Frame 1 (no input): blank canvas, image omitted
Frame 60 (the mouse pressed at the canvas centre just before this capture): blank canvas, image omitted
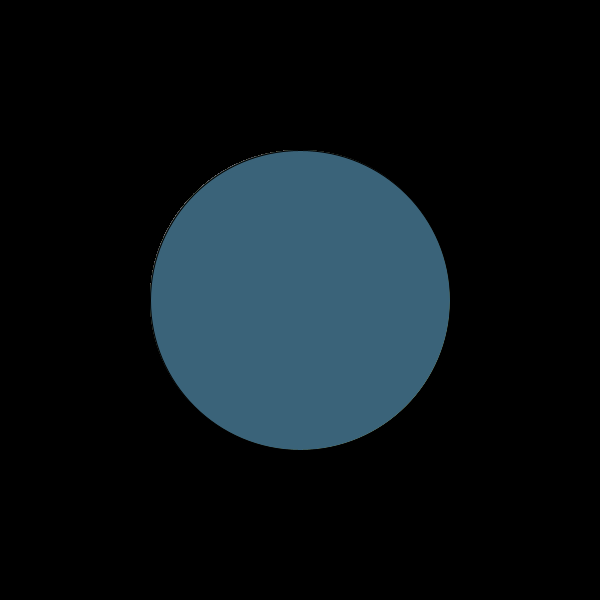
Frame 120 (the mouse held since frame 60 and released just before this capture)

The Processing sketch whose frames 1 and 60 were blank and that drew this single picture after the mouse press (run headless with seeded random() and noise(); from frame 60 on, the mouse is pressed at the canvas centre):

// Processing sketch: seizure_simulator
// ── seizure_simulator.pde
void setup() {
  size(600,600);
  background(0);
}

//draw happens repeatedly
//after setup
void draw(){
 // fill(255);
  //noStroke();
 // ellipse(mouseX, mouseY, 20, 20);
 //strokeWeight(4);
 //stroke(255, 155, 55);
 //line(155, 155, mouseX, mouseY);
 frameRate(60);
 fill(random(255), random(255), random(255));
 ellipse(width/2, height/2, mouseX, mouseY);
}
